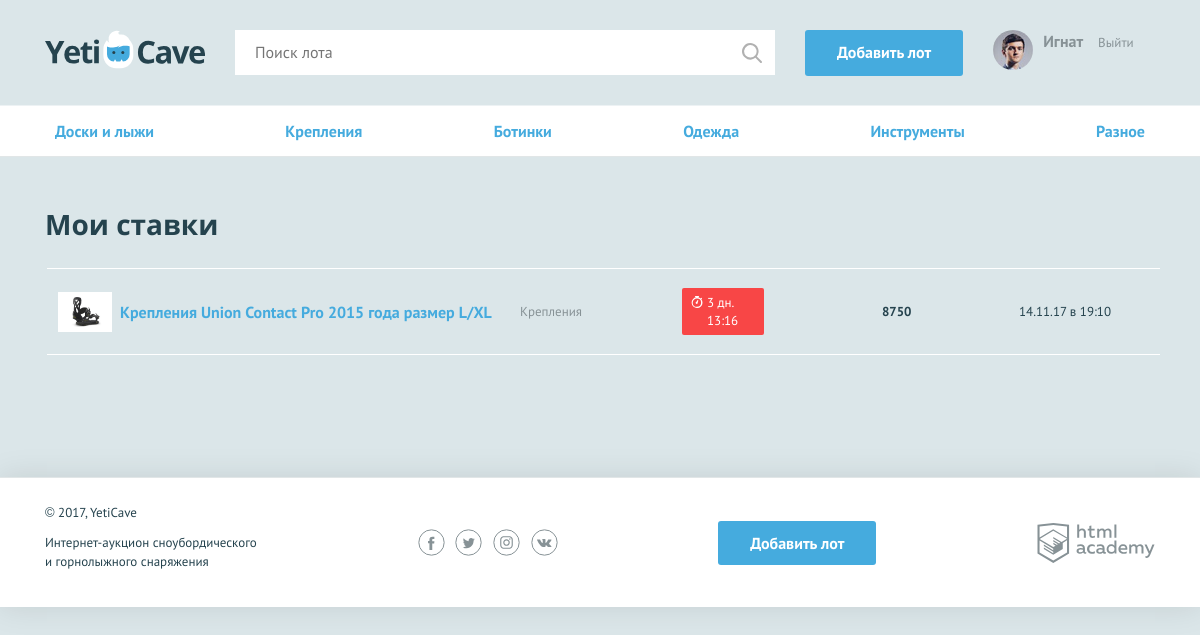
The page /mylots.php (signed in) on the database its author committed.
### tables this page shows
CREATE TABLE categories (
	category_id	int AUTO_INCREMENT PRIMARY KEY,
	catname		varchar(128) NOT NULL,
	catimage	varchar(32)
);

CREATE TABLE rates (
	rate_id		int AUTO_INCREMENT PRIMARY KEY,
	created_at	int(11) NOT NULL,
	rate 		int UNSIGNED NOT NULL,
	user_id		int NOT NULL,
	lot_id		int NOT NULL,
	FOREIGN KEY (user_id) REFERENCES users (user_id),
	FOREIGN KEY (lot_id) REFERENCES lots (lot_id)
);

CREATE TABLE lots (
	lot_id		int AUTO_INCREMENT PRIMARY KEY,
	created_at  int(11) NOT NULL,
	lotname		varchar(128) NOT NULL,
	description	text NOT NULL,
	image		varchar(128) NOT NULL,
	initprice	int UNSIGNED NOT NULL,
	completed_at int(11) NOT NULL,
	steprate 	int UNSIGNED NOT NULL,
	user_id		int NOT NULL,
	winner_id	int,
	category_id int NOT NULL,
	FOREIGN KEY (user_id) REFERENCES users(user_id),
	FOREIGN KEY (winner_id) REFERENCES users(user_id),
	FOREIGN KEY (category_id) REFERENCES categories(category_id)
);

### functions.php (called while the page is built, shortened)
<?php
function renderTemplate($template_path, $template_data)
{
	if (file_exists($template_path))
	{
		extract($template_data);
		require_once ($template_path);
		$template_content = ob_get_clean();
	}
	else
	{
		$template_content = "";
	}
	return $template_content;
}
function rateTimeFormat ($bettime)
{
    $now = strtotime('now');
    $timediff=($now-$bettime)/3600;
    if ($timediff<24)
    {
        if ($timediff<1)
        {
            $timediff = $timediff*60;
            $timepassed = floor($timediff)." минут назад";
        }
        else
        {
            $timepassed = floor($timediff)." часов назад";
        }
    }
    else
    {
        $timepassed=date("d.m.y", $bettime)." в ".date("H:i", $bettime);
    }
    return $timepassed;
}
function lotTimeRemaining($completed_at) {
    $lot_time_remaining = "00:00";
    $now = strtotime('now');
    $timediff = $completed_at - $now;
    $diff = $timediff/86400;
    if ($diff > 1) {
        $daydiff = floor($diff);
        $lot_time_remaining = $daydiff.' дн. '.gmdate("H:i",$timediff);
    }
    else {
        if ($diff > 0) {
            $lot_time_remaining = gmdate("H:i", $timediff);
        }
    }
    return $lot_time_remaining;
}
?>

### categories.php (called while the page is built, shortened)
<?php
require_once 'functions.php';
require_once 'init.php';
$sql = 'SELECT * FROM categories';
$result = mysqli_query($link, $sql);
if ($result) {
        $categories = mysqli_fetch_all($result, MYSQLI_ASSOC);
}
else {
        showError(mysqli_error($link));
}
?>

### templates/mylots.php (the view)
<nav class="nav">
  <?=renderTemplate('templates/_categories.php', ['categories' => $categories]); ?>
</nav>
<section class="rates container">
  <h2>Мои ставки</h2>
  <table class="rates__list">
    <?php foreach ($rates as $value): ?>
      <tr class="rates__item">
        <td class="rates__info">
          <div class="rates__img">
            <img src="<?=$value['image'] ?>" width="54" height="40" alt="Сноуборд">
          </div>
          <h3 class="rates__title"><a href="lot.php?lot_id=<?=$value['lot_id'] ?>"><?=$value['lotname'] ?></a></h3>
        </td>
        <td class="rates__category">
          <?=$value['catname'] ?>
        </td>
        <td class="rates__timer">
          <div class="timer timer--finishing"><?=lotTimeRemaining($value['completed_at']) ?></div>
        </td>
        <td class="rates__price">
          <?=$value['rate'] ?>
        </td>
        <td class="rates__time">
          <?=rateTimeFormat($value['created_at']) ?>
        </td>
      </tr>
    <?php endforeach; ?>
  </table>
</section>

### templates/_categories.php
<ul class="nav__list container">
    <?php foreach ($categories as $key => $value): ?>
      <li class="nav__item">
        <a href="all-lots.html"><?=$value['catname']; ?></a>
      </li>
    <?php endforeach; ?>
</ul>

### css/style.css (style rules this page uses)
body { min-width: 1140px; background-color: #dbe6e9; font-family: "PT Sans", sans-serif; font-weight: 400; font-size: 16px; line-height: 26px; color: #25434e; }
a { text-decoration: none; }
h2 { margin: 0; font-family: "Open Sans", sans-serif; font-size: 28px; line-height: 35px; font-weight: 700; }
.container { width: 1110px; margin: 0 auto; padding: 0 15px; }
.nav { background-color: #ffffff; border-bottom: 1px solid #e1e6e7; }
.nav__list { display: -webkit-flex; display: -ms-flexbox; display: flex; -webkit-justify-content: space-between; -ms-flex-pack: justify; justify-content: space-between; -webkit-flex-wrap: wrap; -ms-flex-wrap: wrap; flex-wrap: wrap; list-style: none; }
.nav__item a { position: relative; display: block; padding: 12px 10px; font-weight: 700; color: #45abde; }
.nav__item a::before { content: ""; display: none; position: absolute; bottom: 0; width: calc(100% - 20px); height: 3px; background-color: #e2e5e6; }
.timer { position: relative; padding: 6px 8px 5px 25px; background-color: #879296; font-size: 13px; line-height: 18px; color: #ffffff; border-radius: 2px; }
.timer::before { content: ""; position: absolute; top: 8px; left: 9px; width: 12px; height: 12px; background: url("../img/timer.svg") 0 0 no-repeat; }
.timer--finishing { background-color: #f84646; }
.rates { padding-top: 50px; }
.rates h2 { padding-bottom: 24px; }
.rates__list { width: 100%; }
.rates__item td { display: block; }
.rates__item { display: -webkit-flex; display: -ms-flexbox; display: flex; -webkit-justify-content: space-between; -ms-flex-pack: justify; justify-content: space-between; -webkit-align-items: center; -ms-flex-align: center; align-items: center; padding: 18px 10px; border-top: 1px solid #ffffff; }
.rates__item:last-child { border-bottom: 1px solid #ffffff; }
.rates__item .rates__info { display: -webkit-flex; display: -ms-flexbox; display: flex; -webkit-justify-content: flex-start; -ms-flex-pack: start; justify-content: flex-start; -webkit-align-items: center; -ms-flex-align: center; align-items: center; width: 460px; }
.rates__img { width: 54px; height: 40px; margin-right: 8px; }
.rates__img img { width: 100%; height: 100%; }
.rates__title { margin: 0; font-size: 16px; font-weight: 700; }
.rates__title a { color: #45abde; }
.rates__category { width: 160px; font-size: 13px; font-weight: 400; color: #879296; }
.rates__timer { width: 198px; }
.rates__timer .timer { width: 82px; box-sizing: border-box; }
.rates__price { width: 135px; font-size: 13px; font-weight: 700; }
.rates__time { font-size: 13px; min-width: 130px; }

### rows shown on the page
categories: catname "Доски и лыжи"
categories: catname "Крепления"
categories: catname "Ботинки"
categories: catname "Одежда"
categories: catname "Инструменты"
categories: catname "Разное"
rates: lot.image (picture), lot.lotname "Крепления Union Contact Pro 2015 года размер L/XL", categories.catname "Крепления", lot.completed_at "3 дн. 13:16", rate "8750", created_at "14.11.17 в 19:10"

### other values the page prints
$user_name "Игнат"
